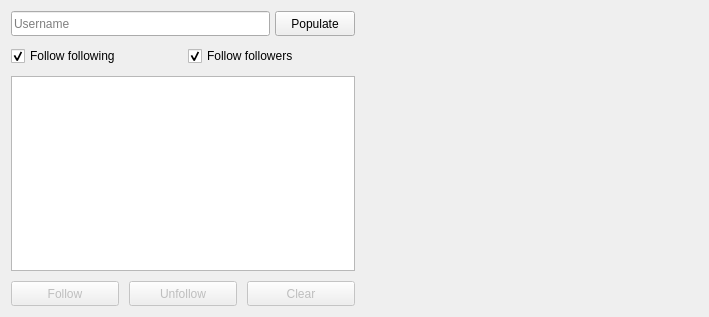
          <widget class="QWidget" name="scrollAreaWidgetContents_4">
           <property name="geometry">
            <rect>
             <x>0</x>
             <y>0</y>
             <width>709</width>
             <height>317</height>
            </rect>
           </property>
           <layout class="QHBoxLayout" name="horizontalLayout_13">
            <item>
             <layout class="QVBoxLayout" name="verticalLayout_5">
              <property name="spacing">
               <number>10</number>
              </property>
              <item>
               <layout class="QHBoxLayout" name="horizontalLayout_10">
                <property name="spacing">
                 <number>5</number>
                </property>
                <item>
                 <widget class="QLineEdit" name="clone_username_inp">
                  <property name="minimumSize">
                   <size>
                    <width>0</width>
                    <height>25</height>
                   </size>
                  </property>
                  <property name="baseSize">
                   <size>
                    <width>0</width>
                    <height>0</height>
                   </size>
                  </property>
                  <property name="placeholderText">
                   <string>Username</string>
                  </property>
                 </widget>
                </item>
                <item>
                 <widget class="QPushButton" name="clone_submit_btn">
                  <property name="minimumSize">
                   <size>
                    <width>80</width>
                    <height>25</height>
                   </size>
                  </property>
                  <property name="cursor">
                   <cursorShape>PointingHandCursor</cursorShape>
                  </property>
                  <property name="text">
                   <string>Populate</string>
                  </property>
                 </widget>
                </item>
               </layout>
              </item>
              <item>
               <layout class="QHBoxLayout" name="horizontalLayout_12">
                <item>
                 <widget class="QCheckBox" name="clone_following_chk">
                  <property name="text">
                   <string>Follow following</string>
                  </property>
                  <property name="checked">
                   <bool>true</bool>
                  </property>
                 </widget>
                </item>
                <item>
                 <widget class="QCheckBox" name="clone_follower_chk">
                  <property name="text">
                   <string>Follow followers</string>
                  </property>
                  <property name="checked">
                   <bool>true</bool>
                  </property>
                 </widget>
                </item>
               </layout>
              </item>
              <item>
               <widget class="QListWidget" name="clone_follow_list">
                <property name="dragDropMode">
                 <enum>QAbstractItemView::DragDropMode::InternalMove</enum>
                </property>
               </widget>
              </item>
              <item>
               <layout class="QHBoxLayout" name="horizontalLayout_11">
                <property name="spacing">
                 <number>10</number>
                </property>
                <item>
                 <widget class="QPushButton" name="clone_follow_btn">
                  <property name="enabled">
                   <bool>false</bool>
                  </property>
                  <property name="minimumSize">
                   <size>
                    <width>0</width>
                    <height>25</height>
                   </size>
                  </property>
                  <property name="cursor">
                   <cursorShape>PointingHandCursor</cursorShape>
                  </property>
                  <property name="text">
                   <string>Follow</string>
                  </property>
                 </widget>
                </item>
                <item>
                 <widget class="QPushButton" name="clone_unfollow_btn">
                  <property name="enabled">
                   <bool>false</bool>
                  </property>
                  <property name="minimumSize">
                   <size>
                    <width>0</width>
                    <height>25</height>
                   </size>
                  </property>
                  <property name="cursor">
                   <cursorShape>PointingHandCursor</cursorShape>
                  </property>
                  <property name="text">
                   <string>Unfollow</string>
                  </property>
                 </widget>
                </item>
                <item>
                 <widget class="QPushButton" name="clone_clear_btn">
                  <property name="enabled">
                   <bool>false</bool>
                  </property>
                  <property name="minimumSize">
                   <size>
                    <width>0</width>
                    <height>25</height>
                   </size>
                  </property>
                  <property name="cursor">
                   <cursorShape>PointingHandCursor</cursorShape>
                  </property>
                  <property name="text">
                   <string>Clear</string>
                  </property>
                 </widget>
                </item>
               </layout>
              </item>
             </layout>
            </item>
            <item>
             <spacer name="horizontalSpacer_8">
              <property name="orientation">
               <enum>Qt::Orientation::Horizontal</enum>
              </property>
              <property name="sizeHint" stdset="0">
               <size>
                <width>40</width>
                <height>20</height>
               </size>
              </property>
             </spacer>
            </item>
           </layout>
          </widget>
